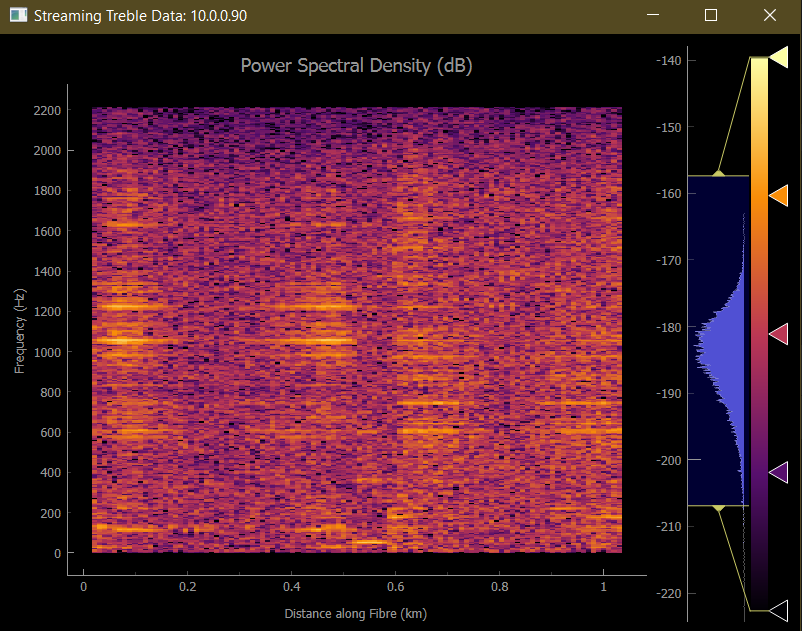

Recreate this plot in Python.
"""
Example script using PYQTGRAPH and Client Functions to plot full raw waveform Terra15 Treble data.
"""

### Pyside6, Pyside2, or PyQt5 must be installed for correct display.
### Pyside6 is preferred.

### The "treble" API package must be installed to run the Treble API.
### Download links can be provided by Terra15.

### SETUP PARAMETERS ################################################################################
treble_ip = "10.0.0.90"
server_port = "48000"
n_frames = 1
update_rate = 0.16  # (s)
########################################################################################################

import numpy as np
import pyqtgraph as pg
from scipy.signal import welch
from pyqtgraph.Qt import QtCore
from treble import acq_client

# setup Treble connection
client = acq_client.acq_Client()
client.connect_to_server(f"tcp://{treble_ip}:{server_port}")
_, md = client.fetch_data_product([-1],timeout=5000)

# Create window
app = pg.mkQApp("Plotting Example")
win = pg.GraphicsLayoutWidget(title=f"Streaming Treble Data: {treble_ip}")
win.setWindowTitle(f"Streaming Treble Data: {treble_ip}")

# Create image item to update inside plot
i1 = pg.ImageItem()

# Add a plot to the window
p1 = win.addPlot(title=f"Power Spectral Density (dB)")
p1.addItem(i1)
p1.setLabel("left", text="Frequency (Hz)")
p1.setLabel("bottom", text="Distance along Fibre", units="m")

# Add a histogram for color scaling
hist = pg.HistogramLUTItem()
hist.setImageItem(i1)
hist.gradient.loadPreset("inferno")
win.addItem(hist)

win.show()

inc = 0
def update_plot():
    global inc

    full, md = client.fetch_data_product(
        list(range(-n_frames + 1, 1, 1)),
        timeout=1000,
    )
    full = full.reshape((full.shape[0] * full.shape[1], -1)).squeeze()

    f, psd = welch(full, fs=1/md["dT"], nperseg=full.shape[0], axis=0)

    if full is None:
        return

    # updates image
    i1.setImage(10*np.log10(psd.transpose()), autoRange=True, autoLevels=inc==0)

    # sets correct time and space axes
    x = np.arange(md['nx']) * md["dx"] + md["sensing_range"][0]

    # Sets plot range so that data is centered on t and x axis.
    fmin=f[0]
    fmax=f[-1]
    xmin = x[0] - md['dx']/2
    xmax = x[-1] + md['dx']/2
    i1.setRect([xmin, fmin, xmax - xmin, fmax-fmin])

    inc += 1

timer = QtCore.QTimer()
timer.timeout.connect(update_plot)
timer.start(update_rate * 1000)

if __name__ == "__main__":

    pg.exec()
